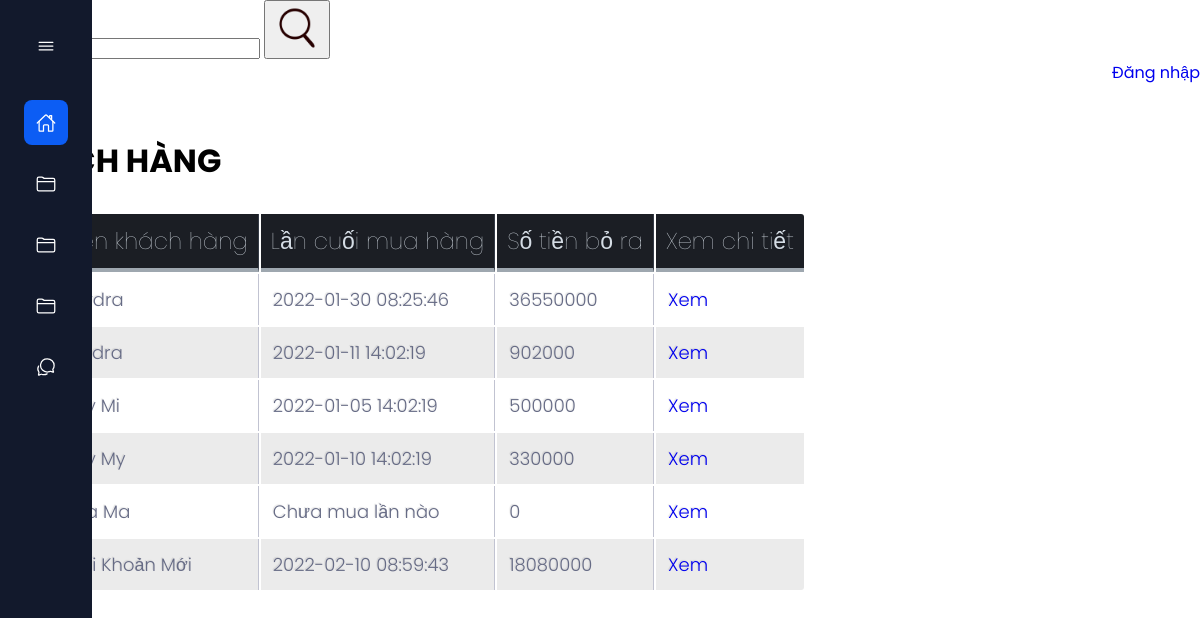
/admin/customers/index.php (signed in), run on an earlier commit of the app's database.
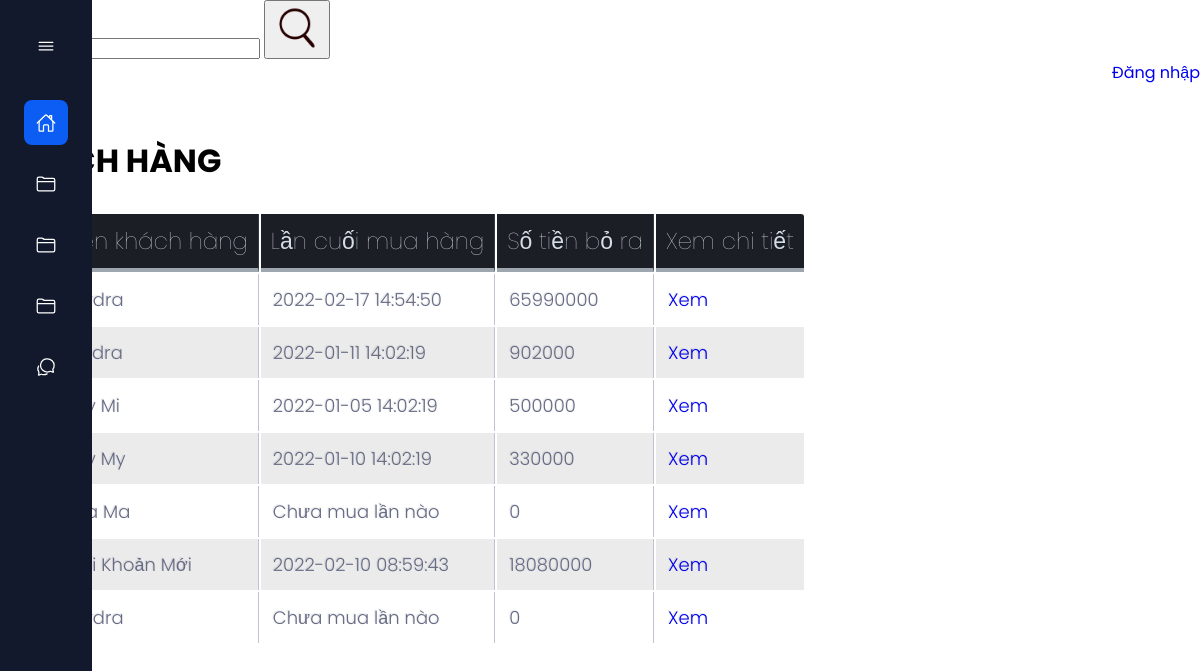
And on a later commit of the database.
### tables this page shows
CREATE TABLE `customers` (
  `id` int(11) NOT NULL,
  `name` varchar(200) NOT NULL,
  `gender` varchar(200) NOT NULL,
  `dob` date NOT NULL,
  `email` varchar(200) NOT NULL,
  `password` varchar(200) NOT NULL,
  `token` varchar(200) DEFAULT NULL
);

### admin/customers/index.php (the view, shortened to what this page needs)
<!DOCTYPE html>
<html>
<head>
	<link rel="stylesheet" href="../index3.css">
	<link rel="stylesheet" href="../style_validate1.css">
	<link rel="stylesheet" type="text/css" href="../style_table.css">
</head>
<?php require '../connect_database.php';
if ( empty($_GET['index_page']) ) {
	$index_page = 1;
} else {
	$index_page = $_GET['index_page'];
}
$sql_count_customers = "SELECT count(*) FROM customers";
$count_customers = mysqli_fetch_array(mysqli_query($connect_database, $sql_count_customers))['count(*)'];
$customers_per_page = 14;
$pages = ceil($count_customers / $customers_per_page);
$customers_skipped = ( $index_page - 1) * $customers_per_page;
$sql_select_customers = "
	SELECT customers.id as 'id', customers.name as 'name', IFNULL(sum(receipts.total),0) as 'money', IFNULL(MAX(receipts.order_time), 'Chưa mua lần nào') as 'last_time'
	FROM receipts
	RIGHT JOIN customers ON receipts.customer_id = customers.id
	GROUP BY customers.id
	LIMIT $customers_per_page
	OFFSET $customers_skipped
";
$query_sql_select_customers = mysqli_query($connect_database, $sql_select_customers);
?>
<body>
<?php require '../menu.php'; ?>
<div class="top">
	<div class = "search">
		<form class = "form_search">
			<input type="search" name="search" value = "<?php echo $content_search ?>">
			<button>
				<img src="../style/style_image/icon_search.png" width="50px">
			</button>
		</form>
	</div>
	<div class = "login">
		<a class = "login" href="https://google.com">Đăng nhập</a>
	</div>
</div>
<div class = "bot">
	<div class = "header">
		<h1 class = "header" >KHÁCH HÀNG</h1>
	</div>
	<br>
	<?php require '../validate.php' ?>
	<table class = "table">
		<tr>
			<th>Mã</th>
			<th>Tên khách hàng</th>
			<th>Lần cuối mua hàng</th>
			<th>Số tiền bỏ ra</th>
			<th>Xem chi tiết</th>
		</tr>
		<?php foreach ($query_sql_select_customers as $each_customer) { ?>
		<tr>
			<td><?php echo $each_customer['id'] ?></td>
			<td><?php echo $each_customer['name'] ?></td>
			<td><?php echo $each_customer['last_time'] ?></td>
			<td><?php echo $each_customer['money'] ?></td>
			<td>
				<a href="detail_customer.php?id=<?php echo $each_customer['id'] ?>">Xem</a>
			</td>
		</tr>
		<?php } ?>
	</table>
	<?php for ( $i = 1; $i <= $pages; $i++) {  ?>
		<a href="?index_page=<?php echo $i ?>"><?php echo $i ?></a>
	<?php } ?>
</div>
</body>
</html>

What changed in the data, as far as the page shows it:
computed for customers (number 1 of 7 on the later page): last_time "2022-01-30 08:25:46" → "2022-02-17 14:54:50"; money "36550000" → "65990000"
added customers: name "Hydra", last_time "Chưa mua lần nào", money "0"
